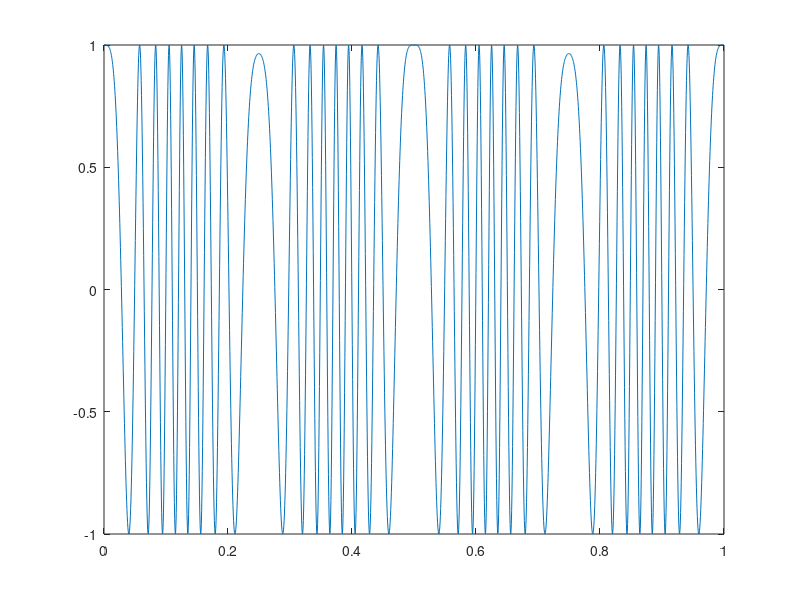

Source code (MATLAB):
clear all; close all; 

Nx = 2000;
fs = 2000; 
fc = 200;
fm = 2; df = 50;

dt = 1/fs;
t = dt * (0:Nx-1);

xm = sin(2*pi*fm*t);
x = exp (1i * (2*pi*0*t + 2*pi*df/fs*cumsum(xm)));

plot(t,x)

c = cos (2*pi*fc*t);
s = sin (2*pi*fc*t);

xUp = x.*(c+1i*s);
xUpReal = real(xUp);
